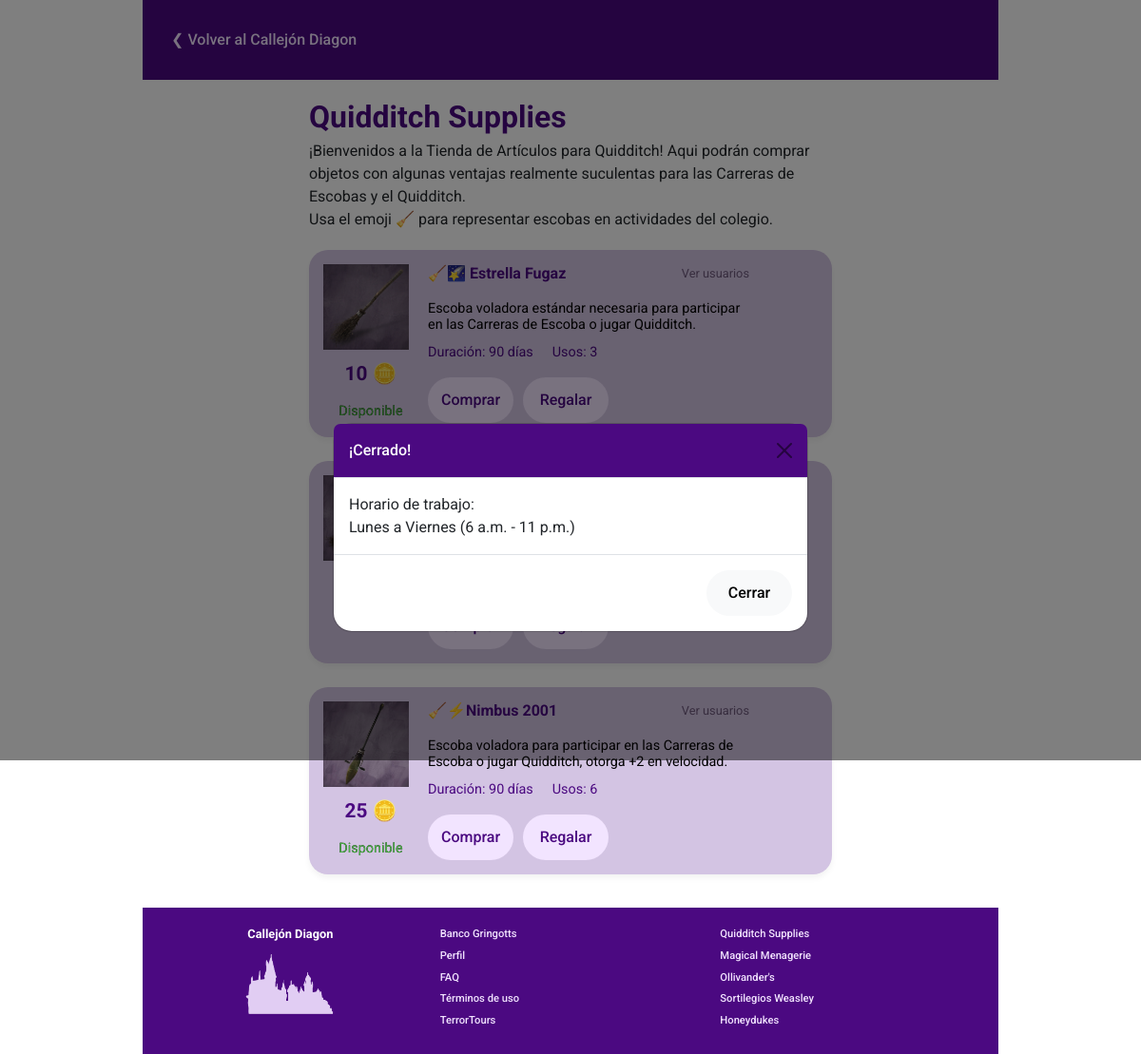
The app's page /stores/store/1/ (signed in) with its own data.
### apps/stores/models.py (models this page shows, shortened)
class Store(models.Model):
    name = models.CharField(max_length=150)
    description = models.TextField()
    discount = models.DecimalField(max_digits=4, decimal_places=2, blank=True, null=True)

class WarehouseItem(models.Model):
    product = models.OneToOneField(
        Product,
        on_delete=models.CASCADE,
        related_name='warehouse_item',
        primary_key=True
    )
    store = models.ForeignKey(
        Store,
        on_delete=models.CASCADE,
        related_name='warehouse_items'
    )
    stock = models.PositiveIntegerField(blank=True, null=True)
    available = models.BooleanField(default=True)
    @property
    def current_price(self):
        if self.store.discount:
            return int(self.product.price - (self.product.price * self.store.discount))
        return self.product.price

class Product(models.Model):
    name = models.CharField(max_length=130)
    description = models.TextField()
    price = models.PositiveIntegerField()
    store = models.ForeignKey(
        Store, on_delete=models.CASCADE, related_name='products'
    )
    PRODUCT_TYPES = [
        ('broom', 'Escoba'),
        ('pet', 'Mascota'),
        ('wand', 'Varita'),
        ('wheezes', 'Sortilegios'),
        ('misc', 'Miscelaneos'),
    ]
    product_type = models.CharField(max_length=20, choices=PRODUCT_TYPES, default='misc')
    duration_days = models.PositiveIntegerField(blank=True, null=True)
    uses = models.PositiveIntegerField(null=True, blank=True)
    stackable = models.BooleanField(default=False)
    @property
    def image_url(self):
        return static(f"imgs/products/{self.id}.png")

### apps/stores/views.py (the view)
# urls.py: path('store/<int:store_id>/', views.store_view, name='store'),
def store_view(request, store_id):
    store = get_object_or_404(Store, id=store_id)
    warehouse_items = WarehouseItem.objects.select_related(
        'product').filter(store_id=store_id)
    account = BankAccount.objects.get(user_id=request.user.id)
    discount = utils.get_discount_if_niffler(request.user)
    if request.method == 'POST':
        user = request.user
        product_id = request.POST.get('product_id')
        product = get_object_or_404(Product, id=product_id)
        purchase_product(request, user, account, product, discount)
        return redirect('store', store_id=store_id)
    working_hours = utils.working_hours()
    context = {
        'store': store,
        'warehouse_items': warehouse_items,
        'discount': discount,
        'working_hours': working_hours,
    }
    return render(request, 'store.html', context)

### apps/utils/utils.py (called while the page is built)
def get_discount_if_niffler(user: CustomUser):
    has_niffler = InventoryItem.objects.filter(
        user=user, product=4).exists()
    discount = None
    if has_niffler:
        discount = 0.1
    return discount

def working_hours():
    now = datetime.now()
    hour = now.hour
    weekday = now.weekday()  # 0 = monday, 6 = sunday
    working_hours = (0 <= weekday <= 5 and 6 <= hour <= 23)
    return working_hours

### apps/stores/templates/store.html (shortened to what this page needs)
{% extends 'base.html' %}
{% load static %}
{% block head %}
<link rel="stylesheet" href="{% static 'css/store.css' %}">
{% endblock %}
{% block body %}
{% include "components/nav.html" with url_link='home' url_name="Callejón Diagon" %}
<main class="products-container">
    <div class="store-info">
        <h1 class="store-title">{{ store.name }}</h1>
        <p class="store-description">{{ store.description }}<br>
            {% if store.name == "Quidditch Supplies" %}
            Usa el emoji 🧹 para representar escobas en actividades del colegio.
            {% elif store.name == "Ollivander's" %}
            Usa el emoji ➖ para representar varitas en actividades del colegio.
            {% endif %}
        </p>
    </div>
    {% include "store_products.html" %}
</main>
{% endblock %}
{% block footer %}
{% include "components/footer.html" %}
{% endblock %}
{% block modals %}
{% if not working_hours %}
{% include "components/modal/working_hours_modal.html" %}
{% endif %}
{% endblock %}

### apps/stores/templates/store_products.html (shortened to what this page needs)
{% load discount_tag %}
{% load static %}
{% for item in warehouse_items %}
<div class="product-card">
    <div class="card-left">
        <div class="product-image-placeholder">
            <img src="{{ item.product.image_url }}" alt="Imagen de {{item.product.name}}" />
        </div>
        <div class="price-tag">
            <span class="price-value">
                {% if discount %}
                <s>{{ item.current_price }} 🪙</s><br>
                {{ item.current_price|dis:discount }}
                {% else %}
                {{ item.current_price }}
                {% endif %}🪙
            </span>
        </div>
        <div class="stock-status">
            {% if item.available %}
            <span class="status-available">Disponible</span>
            {% else %}
            <span class="status-unavailable">No disponible</span>
            {% endif %}
        </div>
    </div>
    <div class="card-right">
        <div class="card-header-row">
            <h2 class="product-name">{{ item.product.name }}</h2>
            <button type="button" class="btn-ver-usuarios" data-bs-toggle="modal" data-bs-target="#usersModal"
                data-product-id="{{ item.product.id }}" data-product-name="{{ item.product.name }}">
                Ver usuarios
            </button>
        </div>
        <p class="product-desc">{{ item.product.description }}</p>
        <div class="stats-row">
            <span>Duración: {{ item.product.duration_days }} días</span>
            {% if item.product.uses %}
            <span>Usos: {{ item.product.uses }}</span>
            {% endif %}
        </div>
        <form method="post" class="action-row buy-form">
            <button type="button" class="btn btn-primary" onclick="showConfirm(this)"
                data-message="¿Deseas comprar {{ item.product.name }}?">Comprar</button>
            <button type="button" class="btn btn-primary" data-bs-toggle="modal" data-bs-target="#giftModal"
                data-url="{% url 'gift' item.product.id %}">Regalar</button>
        </form>
    </div>
</div>
{% empty %}
<div class="empty-container">
    <img src="{% static 'imgs/No productos.png' %}" alt="No hay productos disponibles">
</div>
{% endfor %}

### static/css/base.css (style rules this page uses)
:root { --font-family: "Roboto", "sans-serif"; --white: #ffffff; --black: #000000; --grey: #d9d9d9; --dark-purple: #4b0981; --dark-purple-dim: #6e5a7d; --light-purple: #f2e4ff; --light-purple-dim: #d3c4e3; --strong-purple: #9747ff; --red: #b24747; --dark-red: #7d1e1e; --orange: #ffb266; --green: #4bb247; --dark-green: #1f7b1c; --light-blue: #c4cfe3; }
* { margin: 0; padding: 0; box-sizing: border-box; }
body { font-family: var(--font-family); background-color: var(--white); font-size: 16px; line-height: 1.5; }
html, body { height: 100%; }
body:not(.dashboard-body) { max-width: 900px; margin: auto; display: flex; flex-direction: column; min-height: 100vh; }
main, .content-wrapper { flex: 1 0 auto; }

### static/css/components.css (style rules this page uses)
.btn { display: inline-flex; align-items: center; justify-content: center; padding: 12px; border-radius: 50px; border: none; font-family: var(--font-family); font-size: 16px; font-weight: 500; cursor: pointer; transition: background-color 0.3s ease, color 0.3s ease; text-decoration: none; min-width: 90px; max-width: max-content; text-align: center; }
.btn-primary { background-color: var(--light-purple); color: var(--dark-purple); }

### apps/stores/static/css/store.css (style rules this page uses)
.store-info { margin-bottom: 20px; }
.store-title { font-size: 2rem; font-weight: bold; margin-bottom: 5px; color: var(--dark-purple); }
.products-container { max-width: 600px; margin: 20px auto; margin-bottom: 10px; padding: 0 25px; }
.product-card { background-color: var(--light-purple-dim); border-radius: 20px; display: flex; margin-bottom: 25px; padding: 15px; box-shadow: 0 4px 6px rgba(0, 0, 0, 0.05); }
.card-left { flex: 0 0 100px; text-align: center; margin-right: 10px; }
.product-image-placeholder { background-color: var(--grey); width: 90px; height: 90px; border-radius: 10px; }
.product-image-placeholder img { width: 100%; }
.price-tag { margin-top: 10px; display: flex; align-items: center; justify-content: center; font-size: 1.3rem; font-weight: bold; color: var(--dark-purple); }
.stock-status { margin: auto; margin-top: 10px; }
.status-available { color: var(--green); font-size: 0.9rem; text-shadow: 0 0 0.3px var(--black); }
.card-right { max-width: 65%; }
.card-header-row { display: flex; justify-content: space-between; align-items: flex-start; max-width: 100%; }
.product-name { color: var(--dark-purple); font-size: 1rem; font-weight: bold; }
.btn-ver-usuarios { background: none; border: none; color: var(--dark-purple-dim); font-size: 0.8rem; text-decoration: none; cursor: pointer; }
.product-desc { color: var(--black); font-size: 0.9rem; margin: 10px 0; line-height: 1.2; }
.stats-row { color: var(--dark-purple); font-size: 0.9rem; margin-bottom: 15px; display: flex; gap: 20px; }
.action-row { display: flex; width: 100%; gap: 10px; }

### records on screen
Store: name "Quidditch Supplies", description "¡Bienvenidos a la Tienda de Artículos para Quidditch! Aqui podrán comprar objetos con algunas ventajas realmente suculentas para las Carreras de Escobas y el Quidditch."
WarehouseItem: shows a picture, current_price "10", available "Disponible", product.name "🧹🌠 Estrella Fugaz", product.description "Escoba voladora estándar necesaria para participar en las Carreras de Escoba o jugar Quidditch.", product.duration_days "90", product.uses "3"
WarehouseItem: shows a picture, current_price "25", available "Disponible", product.name "🧹⚡Nimbus 2001", product.description "Escoba voladora para participar en las Carreras de Escoba o jugar Quidditch, otorga +2 en velocidad.", product.duration_days "90", product.uses "6"

### other values on screen
{{ url_name }} "Callejón Diagon"
